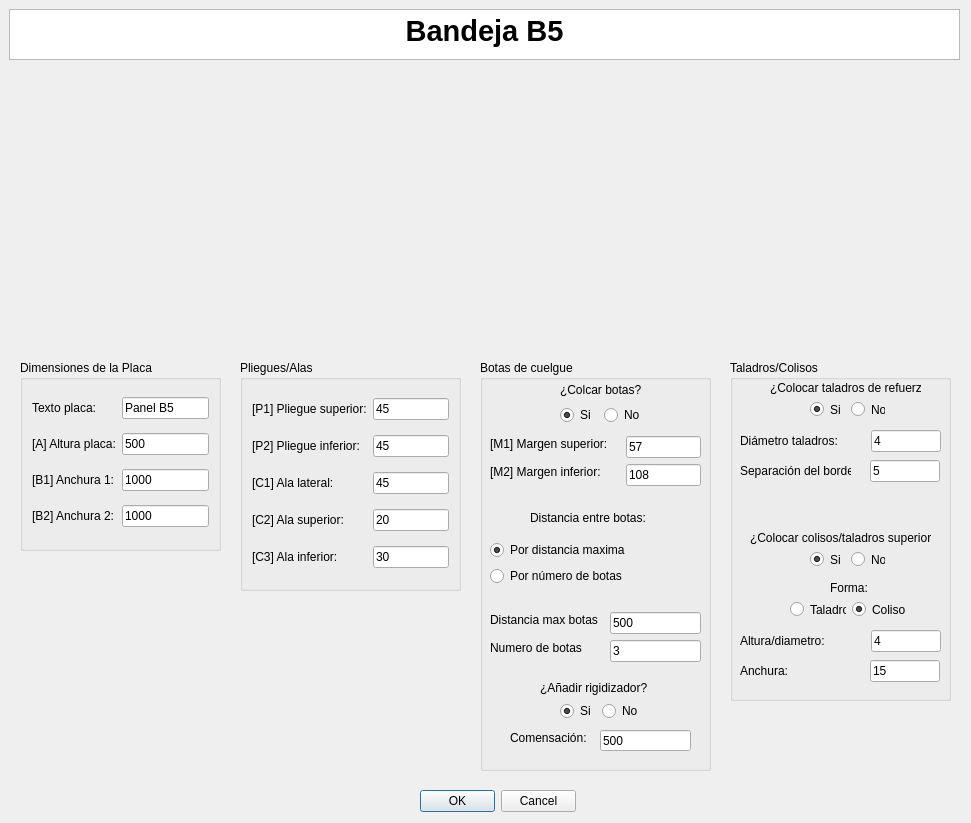
<?xml version="1.0" encoding="UTF-8"?>
<ui version="4.0">
 <class>MyPositionDialog</class>
 <widget class="QDialog" name="MyPositionDialog">
  <property name="geometry">
   <rect>
    <x>0</x>
    <y>0</y>
    <width>971</width>
    <height>823</height>
   </rect>
  </property>
  <property name="windowTitle">
   <string>Enter Position</string>
  </property>
  <property name="whatsThis">
   <string>&lt;html&gt;&lt;head/&gt;&lt;body&gt;&lt;p&gt;Esta ventana de KSDpanel te permite introducir todas las medidas correspondientes del panel seleccionado.&lt;/p&gt;&lt;p&gt;Recuerda que todas las medidas deben de ir en milimetros (mm).&lt;/p&gt;&lt;/body&gt;&lt;/html&gt;</string>
  </property>
  <widget class="QDialogButtonBox" name="buttonBox">
   <property name="geometry">
    <rect>
     <x>420</x>
     <y>790</y>
     <width>156</width>
     <height>23</height>
    </rect>
   </property>
   <property name="orientation">
    <enum>Qt::Horizontal</enum>
   </property>
   <property name="standardButtons">
    <set>QDialogButtonBox::Cancel|QDialogButtonBox::Ok</set>
   </property>
  </widget>
  <widget class="QTextBrowser" name="textBrowser">
   <property name="geometry">
    <rect>
     <x>9</x>
     <y>9</y>
     <width>951</width>
     <height>51</height>
    </rect>
   </property>
   <property name="html">
    <string>&lt;!DOCTYPE HTML PUBLIC &quot;-//W3C//DTD HTML 4.0//EN&quot; &quot;http://www.w3.org/TR/REC-html40/strict.dtd&quot;&gt;
&lt;html&gt;&lt;head&gt;&lt;meta name=&quot;qrichtext&quot; content=&quot;1&quot; /&gt;&lt;style type=&quot;text/css&quot;&gt;
p, li { white-space: pre-wrap; }
&lt;/style&gt;&lt;/head&gt;&lt;body style=&quot; font-family:'MS Shell Dlg 2'; font-size:8.25pt; font-weight:400; font-style:normal;&quot;&gt;
&lt;p align=&quot;center&quot; style=&quot; margin-top:0px; margin-bottom:0px; margin-left:0px; margin-right:0px; -qt-block-indent:0; text-indent:0px;&quot;&gt;&lt;span style=&quot; font-size:22pt; font-weight:600;&quot;&gt;Bandeja B5&lt;/span&gt;&lt;/p&gt;&lt;/body&gt;&lt;/html&gt;</string>
   </property>
  </widget>
  <widget class="QGroupBox" name="groupBox">
   <property name="geometry">
    <rect>
     <x>480</x>
     <y>360</y>
     <width>231</width>
     <height>411</height>
    </rect>
   </property>
   <property name="styleSheet">
    <string notr="true">font: 10pt &quot;MS Shell Dlg 2&quot;;</string>
   </property>
   <property name="title">
    <string>Botas de cuelgue</string>
   </property>
   <widget class="QLineEdit" name="numeroBotasUI">
    <property name="geometry">
     <rect>
      <x>130</x>
      <y>280</y>
      <width>91</width>
      <height>22</height>
     </rect>
    </property>
    <property name="text">
     <string>3</string>
    </property>
   </widget>
   <widget class="QLineEdit" name="distanciaEntreBotasUI">
    <property name="geometry">
     <rect>
      <x>130</x>
      <y>252</y>
      <width>91</width>
      <height>22</height>
     </rect>
    </property>
    <property name="text">
     <string>500</string>
    </property>
   </widget>
   <widget class="QLabel" name="label_7">
    <property name="geometry">
     <rect>
      <x>10</x>
      <y>280</y>
      <width>98</width>
      <height>16</height>
     </rect>
    </property>
    <property name="text">
     <string>Numero de botas</string>
    </property>
   </widget>
   <widget class="QLabel" name="label_6">
    <property name="geometry">
     <rect>
      <x>10</x>
      <y>252</y>
      <width>114</width>
      <height>16</height>
     </rect>
    </property>
    <property name="text">
     <string>Distancia max botas</string>
    </property>
   </widget>
   <widget class="QLabel" name="label_3">
    <property name="geometry">
     <rect>
      <x>10</x>
      <y>76</y>
      <width>130</width>
      <height>16</height>
     </rect>
    </property>
    <property name="text">
     <string>[M1] Margen superior:</string>
    </property>
   </widget>
   <widget class="QLabel" name="label_5">
    <property name="geometry">
     <rect>
      <x>10</x>
      <y>104</y>
      <width>124</width>
      <height>16</height>
     </rect>
    </property>
    <property name="text">
     <string>[M2] Margen inferior:</string>
    </property>
   </widget>
   <widget class="QLineEdit" name="margenAUI">
    <property name="geometry">
     <rect>
      <x>146</x>
      <y>76</y>
      <width>75</width>
      <height>22</height>
     </rect>
    </property>
    <property name="text">
     <string>57</string>
    </property>
   </widget>
   <widget class="QLineEdit" name="margenBUI">
    <property name="geometry">
     <rect>
      <x>146</x>
      <y>104</y>
      <width>75</width>
      <height>22</height>
     </rect>
    </property>
    <property name="text">
     <string>108</string>
    </property>
   </widget>
   <widget class="QLabel" name="label_10">
    <property name="geometry">
     <rect>
      <x>50</x>
      <y>150</y>
      <width>125</width>
      <height>16</height>
     </rect>
    </property>
    <property name="text">
     <string>Distancia entre botas:</string>
    </property>
   </widget>
   <widget class="QWidget" name="layoutWidget">
    <property name="geometry">
     <rect>
      <x>80</x>
      <y>21</y>
      <width>85</width>
      <height>44</height>
     </rect>
    </property>
    <layout class="QGridLayout" name="gridLayout">
     <item row="0" column="0" colspan="2">
      <widget class="QLabel" name="label_2">
       <property name="mouseTracking">
        <bool>false</bool>
       </property>
       <property name="text">
        <string>¿Colcar botas?</string>
       </property>
       <property name="buddy">
        <cstring>label_2</cstring>
       </property>
      </widget>
     </item>
     <item row="1" column="0">
      <widget class="QRadioButton" name="crearBotasUI">
       <property name="text">
        <string>Si</string>
       </property>
       <property name="checked">
        <bool>true</bool>
       </property>
      </widget>
     </item>
     <item row="1" column="1">
      <widget class="QRadioButton" name="noCrearBotasUI">
       <property name="text">
        <string>No</string>
       </property>
      </widget>
     </item>
    </layout>
   </widget>
   <widget class="QWidget" name="layoutWidget">
    <property name="geometry">
     <rect>
      <x>10</x>
      <y>180</y>
      <width>147</width>
      <height>48</height>
     </rect>
    </property>
    <layout class="QVBoxLayout" name="verticalLayout">
     <item>
      <widget class="QRadioButton" name="parametroBotasUI_3">
       <property name="text">
        <string>Por distancia maxima</string>
       </property>
       <property name="checked">
        <bool>true</bool>
       </property>
      </widget>
     </item>
     <item>
      <widget class="QRadioButton" name="parametroBotasUI">
       <property name="text">
        <string>Por número de botas</string>
       </property>
      </widget>
     </item>
    </layout>
   </widget>
   <widget class="QLabel" name="label_23">
    <property name="geometry">
     <rect>
      <x>60</x>
      <y>320</y>
      <width>121</width>
      <height>16</height>
     </rect>
    </property>
    <property name="text">
     <string>¿Añadir rigidizador?</string>
    </property>
   </widget>
   <widget class="QWidget" name="layoutWidget_2">
    <property name="geometry">
     <rect>
      <x>80</x>
      <y>340</y>
      <width>80</width>
      <height>22</height>
     </rect>
    </property>
    <layout class="QHBoxLayout" name="horizontalLayout_4">
     <item>
      <widget class="QRadioButton" name="crearRigidizadorUI">
       <property name="text">
        <string>Si</string>
       </property>
       <property name="checked">
        <bool>true</bool>
       </property>
      </widget>
     </item>
     <item>
      <widget class="QRadioButton" name="noCrearRigidizadorUI">
       <property name="text">
        <string>No</string>
       </property>
      </widget>
     </item>
    </layout>
   </widget>
   <widget class="QLineEdit" name="compensacionGrosorCompositeUI">
    <property name="geometry">
     <rect>
      <x>120</x>
      <y>370</y>
      <width>91</width>
      <height>21</height>
     </rect>
    </property>
    <property name="text">
     <string>500</string>
    </property>
   </widget>
   <widget class="QLabel" name="label_24">
    <property name="geometry">
     <rect>
      <x>30</x>
      <y>370</y>
      <width>91</width>
      <height>16</height>
     </rect>
    </property>
    <property name="text">
     <string>Comensación:</string>
    </property>
   </widget>
  </widget>
  <widget class="QGroupBox" name="groupBox_2">
   <property name="geometry">
    <rect>
     <x>240</x>
     <y>360</y>
     <width>221</width>
     <height>231</height>
    </rect>
   </property>
   <property name="styleSheet">
    <string notr="true">font: 10pt &quot;MS Shell Dlg 2&quot;;</string>
   </property>
   <property name="title">
    <string>Pliegues/Alas</string>
   </property>
   <layout class="QGridLayout" name="gridLayout_2">
    <item row="5" column="1">
     <widget class="QLineEdit" name="alaInferiorUI">
      <property name="text">
       <string>30</string>
      </property>
     </widget>
    </item>
    <item row="3" column="0">
     <widget class="QLabel" name="label_9">
      <property name="text">
       <string>[C1] Ala lateral:</string>
      </property>
     </widget>
    </item>
    <item row="3" column="1">
     <widget class="QLineEdit" name="alaIzquierdaUI">
      <property name="text">
       <string>45</string>
      </property>
     </widget>
    </item>
    <item row="4" column="0">
     <widget class="QLabel" name="label_11">
      <property name="text">
       <string>[C2] Ala superior:</string>
      </property>
     </widget>
    </item>
    <item row="0" column="0">
     <widget class="QLabel" name="label_13">
      <property name="text">
       <string>[P1] Pliegue superior:</string>
      </property>
     </widget>
    </item>
    <item row="5" column="0">
     <widget class="QLabel" name="label_12">
      <property name="text">
       <string>[C3] Ala inferior:</string>
      </property>
     </widget>
    </item>
    <item row="0" column="1">
     <widget class="QLineEdit" name="pliegueSuperiorUI">
      <property name="text">
       <string>45</string>
      </property>
     </widget>
    </item>
    <item row="4" column="1">
     <widget class="QLineEdit" name="alaSuperiorUI">
      <property name="text">
       <string>20</string>
      </property>
     </widget>
    </item>
    <item row="1" column="0">
     <widget class="QLabel" name="label_14">
      <property name="text">
       <string>[P2] Pliegue inferior:</string>
      </property>
     </widget>
    </item>
    <item row="1" column="1">
     <widget class="QLineEdit" name="pliegueInferiorUI">
      <property name="text">
       <string>45</string>
      </property>
     </widget>
    </item>
   </layout>
  </widget>
  <widget class="QLabel" name="imagenPanelUI">
   <property name="geometry">
    <rect>
     <x>220</x>
     <y>70</y>
     <width>521</width>
     <height>281</height>
    </rect>
   </property>
   <property name="text">
    <string/>
   </property>
   <property name="pixmap">
    <pixmap>../imagenes/REF_BH5cotas.jpg</pixmap>
   </property>
   <property name="scaledContents">
    <bool>true</bool>
   </property>
   <property name="wordWrap">
    <bool>false</bool>
   </property>
   <property name="margin">
    <number>0</number>
   </property>
   <property name="openExternalLinks">
    <bool>false</bool>
   </property>
  </widget>
  <widget class="QGroupBox" name="groupBox_3">
   <property name="geometry">
    <rect>
     <x>20</x>
     <y>360</y>
     <width>201</width>
     <height>191</height>
    </rect>
   </property>
   <property name="styleSheet">
    <string notr="true">font: 10pt &quot;MS Shell Dlg 2&quot;;</string>
   </property>
   <property name="title">
    <string>Dimensiones de la Placa</string>
   </property>
   <layout class="QGridLayout" name="gridLayout_3">
    <item row="2" column="1">
     <widget class="QLineEdit" name="anchura1UI">
      <property name="text">
       <string>1000</string>
      </property>
     </widget>
    </item>
    <item row="0" column="1">
     <widget class="QLineEdit" name="textoDescriptivoA0UI">
      <property name="text">
       <string>Panel B5</string>
      </property>
     </widget>
    </item>
    <item row="1" column="0">
     <widget class="QLabel" name="label_8">
      <property name="text">
       <string>[A] Altura placa:</string>
      </property>
     </widget>
    </item>
    <item row="0" column="0">
     <widget class="QLabel" name="label">
      <property name="text">
       <string>Texto placa:</string>
      </property>
     </widget>
    </item>
    <item row="2" column="0">
     <widget class="QLabel" name="label_4">
      <property name="text">
       <string>[B1] Anchura 1:</string>
      </property>
     </widget>
    </item>
    <item row="1" column="1">
     <widget class="QLineEdit" name="alturaPlacaUI">
      <property name="text">
       <string>500</string>
      </property>
     </widget>
    </item>
    <item row="3" column="0">
     <widget class="QLabel" name="label_22">
      <property name="text">
       <string>[B2] Anchura 2:</string>
      </property>
     </widget>
    </item>
    <item row="3" column="1">
     <widget class="QLineEdit" name="anchura2UI">
      <property name="text">
       <string>1000</string>
      </property>
     </widget>
    </item>
   </layout>
  </widget>
  <widget class="QGroupBox" name="groupBox_4">
   <property name="geometry">
    <rect>
     <x>730</x>
     <y>360</y>
     <width>221</width>
     <height>341</height>
    </rect>
   </property>
   <property name="title">
    <string>Taladros/Colisos</string>
   </property>
   <widget class="QLabel" name="label_15">
    <property name="geometry">
     <rect>
      <x>40</x>
      <y>20</y>
      <width>151</width>
      <height>16</height>
     </rect>
    </property>
    <property name="text">
     <string>¿Colocar taladros de refuerzo?</string>
    </property>
   </widget>
   <widget class="QLabel" name="label_16">
    <property name="geometry">
     <rect>
      <x>10</x>
      <y>70</y>
      <width>125</width>
      <height>22</height>
     </rect>
    </property>
    <property name="text">
     <string>Diámetro taladros:</string>
    </property>
   </widget>
   <widget class="QLineEdit" name="diametroTaladrosUI">
    <property name="geometry">
     <rect>
      <x>141</x>
      <y>70</y>
      <width>70</width>
      <height>22</height>
     </rect>
    </property>
    <property name="text">
     <string>4</string>
    </property>
   </widget>
   <widget class="QLineEdit" name="distanciaBordeUI">
    <property name="geometry">
     <rect>
      <x>140</x>
      <y>100</y>
      <width>70</width>
      <height>22</height>
     </rect>
    </property>
    <property name="text">
     <string>5</string>
    </property>
   </widget>
   <widget class="QLabel" name="label_17">
    <property name="geometry">
     <rect>
      <x>10</x>
      <y>100</y>
      <width>111</width>
      <height>21</height>
     </rect>
    </property>
    <property name="text">
     <string>Separación del borde:</string>
    </property>
   </widget>
   <widget class="QLabel" name="label_18">
    <property name="geometry">
     <rect>
      <x>20</x>
      <y>170</y>
      <width>181</width>
      <height>16</height>
     </rect>
    </property>
    <property name="text">
     <string>¿Colocar colisos/taladros superiores?</string>
    </property>
   </widget>
   <widget class="QLabel" name="label_19">
    <property name="geometry">
     <rect>
      <x>100</x>
      <y>220</y>
      <width>41</width>
      <height>16</height>
     </rect>
    </property>
    <property name="text">
     <string>Forma:</string>
    </property>
   </widget>
   <widget class="QLineEdit" name="anchuraColisoUI">
    <property name="geometry">
     <rect>
      <x>140</x>
      <y>300</y>
      <width>70</width>
      <height>22</height>
     </rect>
    </property>
    <property name="text">
     <string>15</string>
    </property>
   </widget>
   <widget class="QLineEdit" name="alturaColisoUI">
    <property name="geometry">
     <rect>
      <x>141</x>
      <y>270</y>
      <width>70</width>
      <height>22</height>
     </rect>
    </property>
    <property name="text">
     <string>4</string>
    </property>
   </widget>
   <widget class="QLabel" name="label_20">
    <property name="geometry">
     <rect>
      <x>10</x>
      <y>300</y>
      <width>111</width>
      <height>21</height>
     </rect>
    </property>
    <property name="text">
     <string>Anchura:</string>
    </property>
   </widget>
   <widget class="QLabel" name="label_21">
    <property name="geometry">
     <rect>
      <x>10</x>
      <y>270</y>
      <width>125</width>
      <height>22</height>
     </rect>
    </property>
    <property name="text">
     <string>Altura/diametro:</string>
    </property>
   </widget>
   <widget class="QWidget" name="layoutWidget">
    <property name="geometry">
     <rect>
      <x>80</x>
      <y>40</y>
      <width>75</width>
      <height>19</height>
     </rect>
    </property>
    <layout class="QHBoxLayout" name="horizontalLayout">
     <item>
      <widget class="QRadioButton" name="crearTaladrosUI">
       <property name="text">
        <string>Si</string>
       </property>
       <property name="checked">
        <bool>true</bool>
       </property>
      </widget>
     </item>
     <item>
      <widget class="QRadioButton" name="noCrearTaladrosUI">
       <property name="text">
        <string>No</string>
       </property>
      </widget>
     </item>
    </layout>
   </widget>
   <widget class="QWidget" name="layoutWidget">
    <property name="geometry">
     <rect>
      <x>80</x>
      <y>190</y>
      <width>75</width>
      <height>19</height>
     </rect>
    </property>
    <layout class="QHBoxLayout" name="horizontalLayout_2">
     <item>
      <widget class="QRadioButton" name="crearColisoUI">
       <property name="text">
        <string>Si</string>
       </property>
       <property name="checked">
        <bool>true</bool>
       </property>
      </widget>
     </item>
     <item>
      <widget class="QRadioButton" name="noCrearColisoUI">
       <property name="text">
        <string>No</string>
       </property>
      </widget>
     </item>
    </layout>
   </widget>
   <widget class="QWidget" name="layoutWidget">
    <property name="geometry">
     <rect>
      <x>60</x>
      <y>240</y>
      <width>118</width>
      <height>19</height>
     </rect>
    </property>
    <layout class="QHBoxLayout" name="horizontalLayout_3">
     <item>
      <widget class="QRadioButton" name="taladroColisoUI">
       <property name="text">
        <string>Taladro</string>
       </property>
      </widget>
     </item>
     <item>
      <widget class="QRadioButton" name="colisoColisoUI">
       <property name="text">
        <string>Coliso</string>
       </property>
       <property name="checked">
        <bool>true</bool>
       </property>
      </widget>
     </item>
    </layout>
   </widget>
  </widget>
  <zorder>groupBox_2</zorder>
  <zorder>groupBox</zorder>
  <zorder>buttonBox</zorder>
  <zorder>textBrowser</zorder>
  <zorder>imagenPanelUI</zorder>
  <zorder>groupBox_3</zorder>
  <zorder>groupBox_4</zorder>
 </widget>
 <resources/>
 <connections>
  <connection>
   <sender>buttonBox</sender>
   <signal>accepted()</signal>
   <receiver>MyPositionDialog</receiver>
   <slot>accept()</slot>
   <hints>
    <hint type="sourcelabel">
     <x>248</x>
     <y>254</y>
    </hint>
    <hint type="destinationlabel">
     <x>157</x>
     <y>274</y>
    </hint>
   </hints>
  </connection>
  <connection>
   <sender>buttonBox</sender>
   <signal>rejected()</signal>
   <receiver>MyPositionDialog</receiver>
   <slot>reject()</slot>
   <hints>
    <hint type="sourcelabel">
     <x>316</x>
     <y>260</y>
    </hint>
    <hint type="destinationlabel">
     <x>286</x>
     <y>274</y>
    </hint>
   </hints>
  </connection>
 </connections>
</ui>
